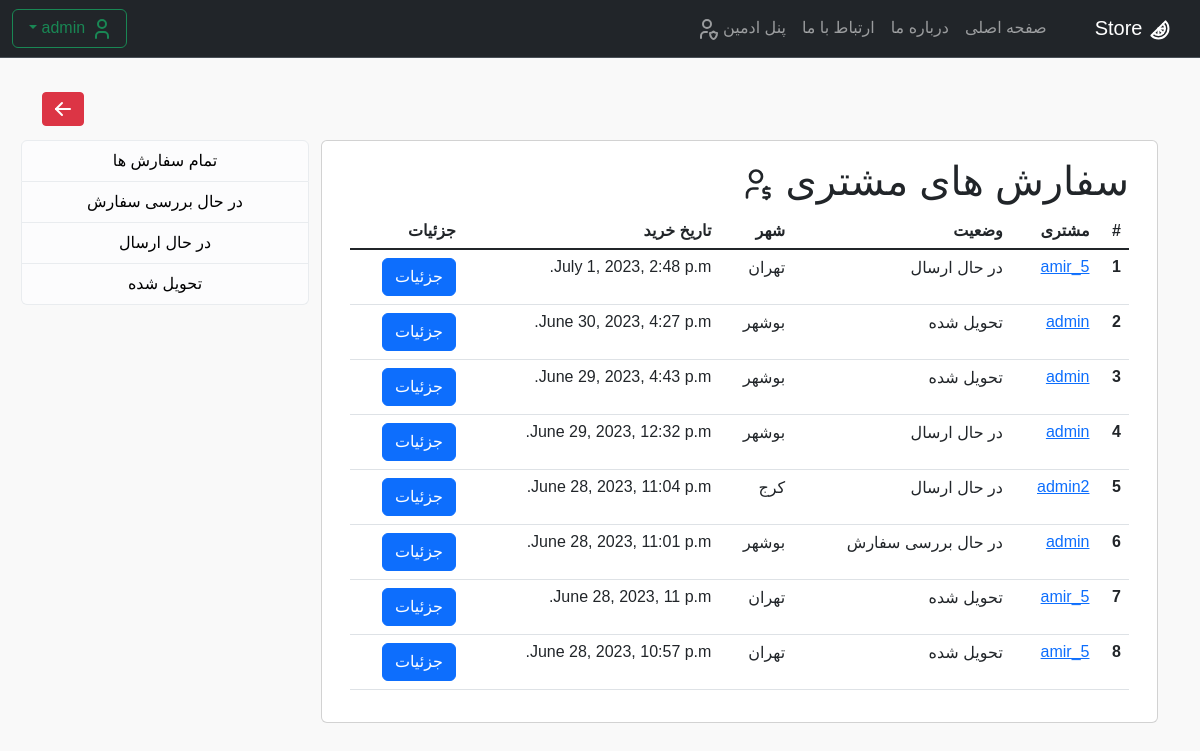
/panel/order_customer/ (signed in), run on an earlier commit of the app's database.
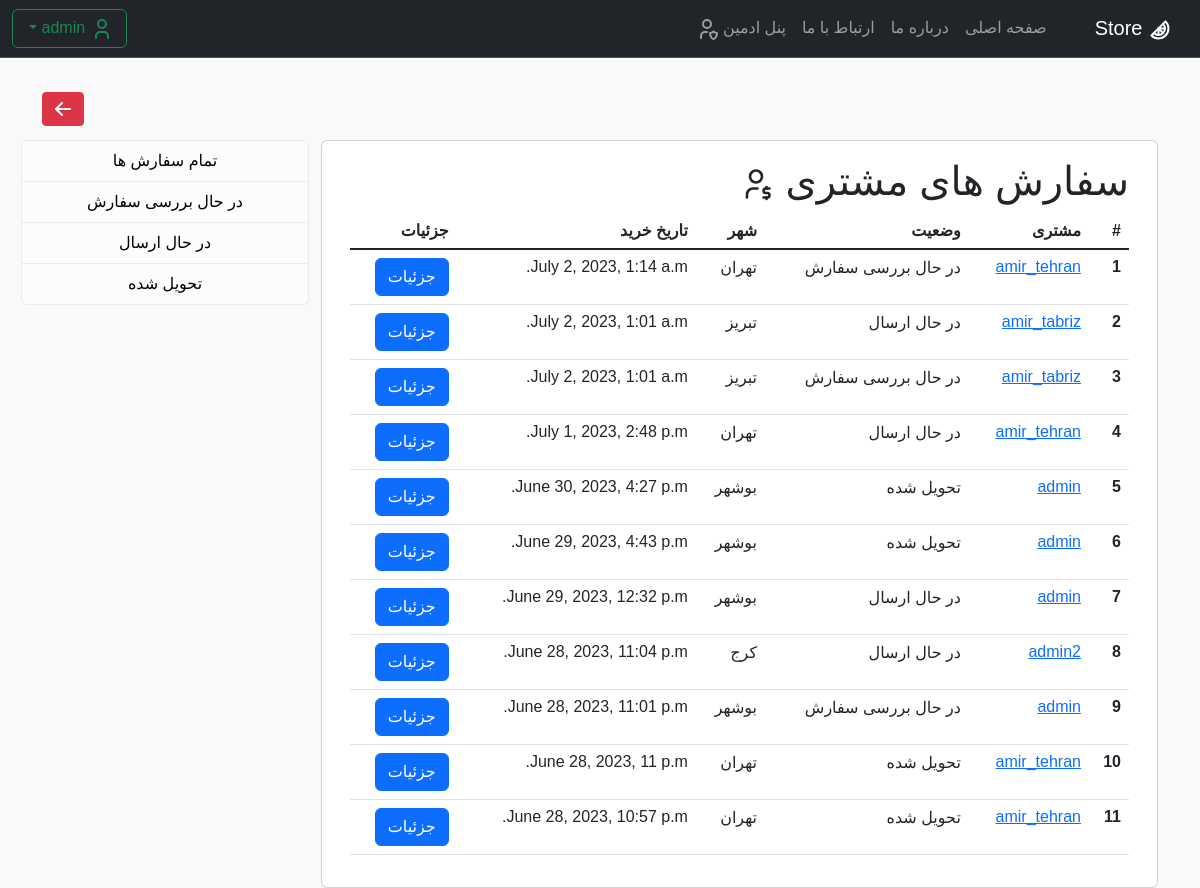
And on a later commit of the database.
### carts/models.py (models this page shows, shortened)
class Order(models.Model):
    STATUS_CHOICES = (
        ('در حال بررسی سفارش', 'در حال بررسی سفارش'),
        ('در حال ارسال', 'در حال ارسال'),
        ('تحویل شده', 'تحویل شده'),
    )
    customer = models.ForeignKey(User, on_delete=models.CASCADE, verbose_name='نام کاربر')
    date_order = models.DateTimeField(auto_now_add=True, verbose_name='تاریخ خرید')
    total_price = models.FloatField(blank=True, null=True, verbose_name='قیمت کل')
    status = models.CharField(
        max_length=50,
        choices=STATUS_CHOICES, default='در حال بررسی سفارش')

### accounts/models.py (models this page shows, shortened)
class User(AbstractUser):
    email = models.EmailField(unique=True)
    city = models.ForeignKey(City, on_delete=models.CASCADE, null=True)

### products/models.py (models this page shows, shortened)
class City(models.Model):
    TYPE_CHOICES = (
        ("آبادان", "آبادان"),
        ("بوشهر", "بوشهر"),
        ("تهران", "تهران"),
        ("کرج", "کرج"),
        ("تبریز", "تبریز"),
        ("مشهد", "مشهد"),
        ("اصفهان", "اصفهان"),
        ("شیراز", "شیراز"),
        ("قم", "قم"),
        ("قشم", "قشم"),
        ("کرمان", "کرمان"),
        ("کردستان", "کردستان"),
    )
    name = models.CharField(max_length=50, choices=TYPE_CHOICES)
    def __str__(self):
        return f"{self.name}"

### pages/views.py (the view)
# urls.py: path('panel/order_customer/', Panel_AdminOrder.as_view(), name='list_order_customer'),
class Panel_AdminOrder(View):
    @method_decorator(permission_required('carts.view_order'))
    def get(self, request):
        order_list = Order.objects.order_by('-date_order')
        order_cat_status = [
            ('در حال بررسی سفارش', 'در حال بررسی سفارش'),
            ('در حال ارسال', 'در حال ارسال'),
            ('تحویل شده', 'تحویل شده'),
        ]
        category_status = request.GET.get('cat_status')
        if category_status:
            order_list = order_list.filter(status=category_status)
        context = {
            'category_status': order_cat_status,
            'admin_order': order_list
        }
        return render(request, 'admin/Order.html', context=context)
    def dispatch(self, request, *args, **kwargs):
        if not request.user.is_staff:
            return HttpResponseForbidden("<b><h2>دسترسی ممنوع است</h2></b><h4> .فقط مدیر سایت میتواند وارد شود</h4>")
        return super().dispatch(request, *args, **kwargs)

### templates/admin/Order.html (shortened to what this page needs)
{% extends 'base.html' %}
{% block content %}
<br>
<button type="submit" class="btn btn-danger btn-sm" style="float:left"><a class="nav-link active"
                                                                          href="{% url 'panel_admin' %}">
</a></button>
<br>
<br>
<div class="container">
    <div class="row">
        <div class="col-md-9">
            <div class="row">
                <div class="card">
                    <div class="card-body">
                        <h1>سفارش های مشتری
                        </h1>
                        <table class="table table-hover">
                            <thead>
                            <tr>
                                <th scope="col">#</th>
                                <th scope="col">مشتری</th>
                                <th scope="col">وضعیت</th>
                                <th scope="col">شهر</th>
                                <th scope="col">تاریخ خرید</th>
                                <th scope="col">جزئیات</th>
                            </tr>
                            </thead>
                            <tbody class="table-group-divider">
                            {% for or in admin_order %}
                            <tr class="table-row">
                                <th scope="row">{{ forloop.counter }}</th>
                                <td><a href="{% url 'Det_order' or.pk %}">{{ or.customer }}</a></td>
                                <td>{{ or.status }}</td>
                                <td>{{ or.customer.city }}</td>
                                <td>{{ or.date_order }}</td>
                                <td>
                                    <button type="button" class="btn btn-primary btn">
                                        <a class="nav-link active" href="{% url 'Det_order' or.pk %}">جزئیات</a>
                                    </button>
                                </td>
                            </tr>
                            {% endfor %}
                            </tbody>
                        </table>
                    </div>
                </div>
            </div>
        </div>
        <div class="col-md-3">
            <div style="width: 18rem;">
                <div class="list-group text-center">
                    <a href="{% url 'list_order_customer' %}"
                       class="list-group-item list-group-item-action list-group-item-light"
                       style="text-decoration: none; color: black;">
                        تمام سفارش ها
                    </a>
                    {% for cat in category_status %}
                    <a href="/panel/order_customer/?cat_status={{ cat.0 }}"
                       class="list-group-item list-group-item-action list-group-item-light"
                       style="text-decoration: none; color: black;">
                        {{ cat.1 }}
                    </a>
                    {% endfor %}
                </div>
            </div>
        </div>
    </div>
</div>
{% endblock %}

What changed in the data, as far as the page shows it:
added Order: customer "amir_tehran", status "در حال بررسی سفارش", customer.city "تهران", date_order "July 2, 2023, 1:14 a.m."
added Order: customer "amir_tabriz", status "در حال ارسال", customer.city "تبریز", date_order "July 2, 2023, 1:01 a.m."
added Order: customer "amir_tabriz", status "در حال بررسی سفارش", customer.city "تبریز", date_order "July 2, 2023, 1:01 a.m."
changed through a linked row, Order "July 1, 2023, 2:48 p.m.": customer "amir_5" → "amir_tehran"
changed through a linked row, Order "June 28, 2023, 11 p.m.": customer "amir_5" → "amir_tehran"
changed through a linked row, Order "June 28, 2023, 10:57 p.m.": customer "amir_5" → "amir_tehran"
